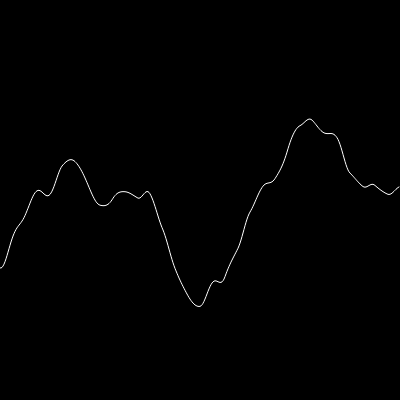
Frame 1 (no input)
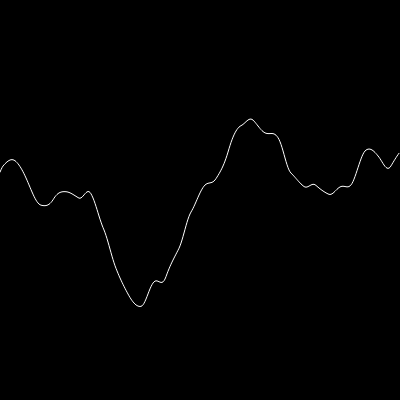
Frame 60 (no input)
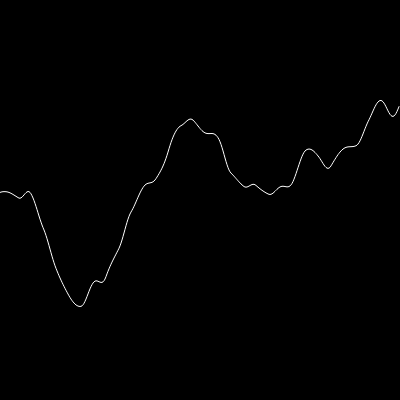
Frame 120 (the mouse pressed at the canvas centre since frame 60)

The p5.js sketch that drew these frames (run headless with seeded random() and noise() and a simulated clock; from frame 60 on, the mouse is pressed at the canvas centre):

// p5.js sketch
// ── sketch.js
function setup() {
  createCanvas(400,400)
  background(0)
}

var offset = 0;
var start= 0;
var inc = 0.01;
function draw() {
  
  background(0)
  // fill(0,40);
  // rect(0,0,width,height);
  beginShape();
  stroke(255)
  noFill();
  
  var xoff = start;
  for(var x = 0; x< width;x+=1) {
    // var y = map(noise((x+offset) * 0.005),0,1,0,height);
    
    // 1。 噪声小
    // var n = map(noise(xoff),0,1,-50,50);
    // var s = map(sin(xoff),-1,1,0,height);
    // 2、噪声大
    var n = map(noise(xoff),0,1,0,height);
    var s = map(sin(xoff),-1,1,-50,50);
    y = n + s;
    vertex(x,y);
    
    xoff+= inc;
  }
  endShape();
  
  start+=inc
  
}




function drawMovingSinWave() {
  
  background(0)
  // fill(0,40);
  // rect(0,0,width,height);
  beginShape();
  stroke(255)
  noFill();
  for(var x = 0; x< width;x+=1) {
    // var y = map(noise((x+offset) * 0.005),0,1,0,height);
    var y;
    var sinY =height/2+ sin(map(x+offset,0,width,0,2*PI))*height/4;
    y = sinY;
    vertex(x,y);
  }
  endShape();
  offset+=1;
}



function drawShakeLine() {
  if(frameCount%4!=0) {
    return;
  
  }
  
  fill(0,40);
  rect(0,0,width,height);
  beginShape();
  stroke(255)
  noFill();
  for(var x = 0; x< width;x+=1) {
    var y = map(noise((x+offset) * 0.005),0,1,0,height);
    vertex(x,y);
  }
  endShape();
  offset+=1000;
}


function drawNoiseLine() {
  
  background(0)
  beginShape();
  stroke(255)
  noFill();
  for(var x = 0; x< width;x+=5) {
    vertex(x,random(height));
  }
  endShape();
  // noLoop();
  
}


/// 绘制满天星
function drawStar() {
  background(0)
  for(var x = 0; x< width;x++) {
    stroke(255)
    point(x,random(height))
  }
  noLoop();
}
